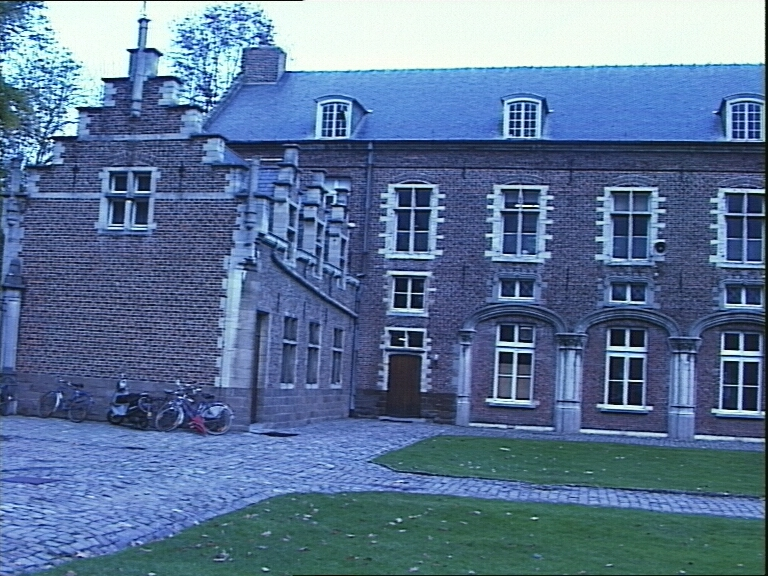
%> input picture data/castlejpg/castle.000.jpg, 768 x 576 px; its folder holds 4 pictures in this run
$ octave LKTrackShow.m   (GNU Octave 9; MATLAB toolbox functions it lacks are replaced by stand-ins)
%> lines starting %> are read from the running program, lines starting %| are printed output that depends on the picture
% show the usage of LKTrackWrapper
clear
close all

%% image sequences
%{,
fn = '../data/castlejpg/castle.%03d.jpg';
% fn = 'data\\hotel\\hotel.seq%d.png';
imgNum = 27;
img = imread(sprintf(fn,0));
%> img is the input picture: size 576x768x3 uint8; mean R, G, B 91.3, 116.7, 151.1
[M N C] = size(img);
%> M = 576; N = 768; C = 3
imgseq = zeros(M,N,imgNum);
for p = 1:imgNum
	img1 = im2double(imread(sprintf(fn,p)));
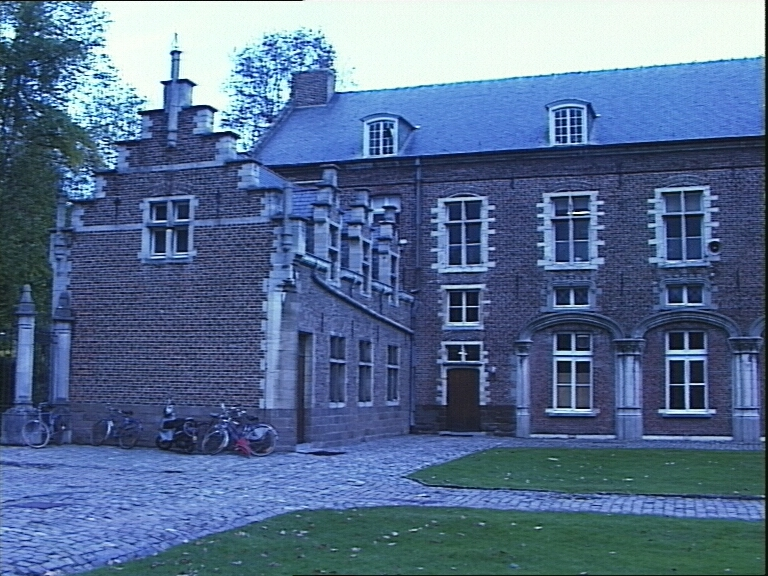
%> input picture data/castlejpg/castle.001.jpg, 768 x 576 px
	if C == 3, img1 = rgb2gray(img1); end
%> after `img1 = rgb2gray(img1)`:
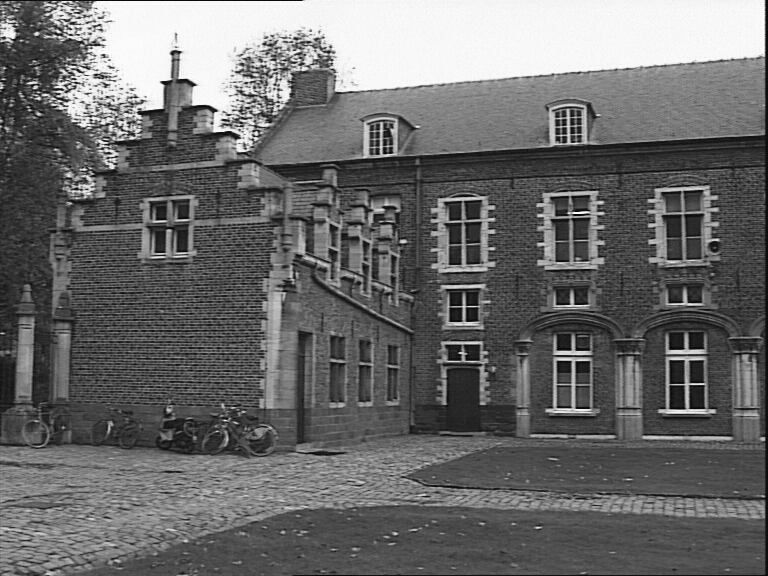
%> img1: size 576x768 double; min 0.0085, max 0.996, mean 0.422
	imgseq(:,:,p) = img1;
end
%> pass 2 of the loop `for p = 1:imgNum`:
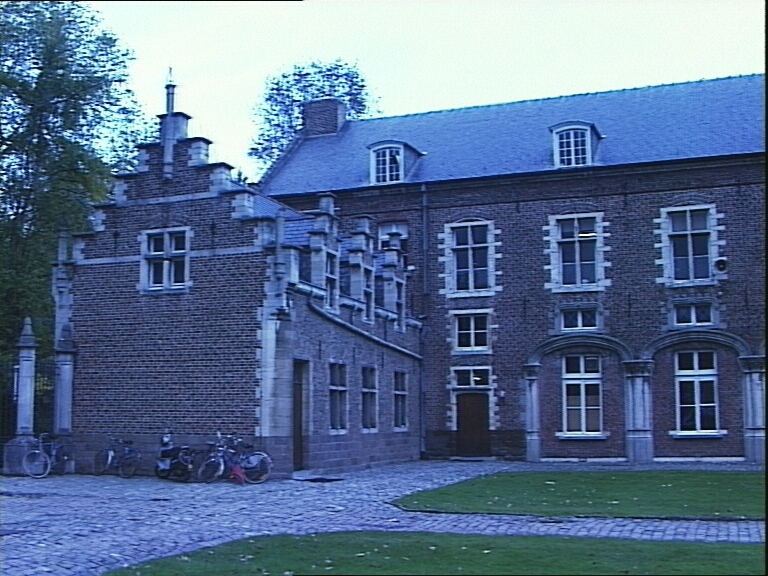
%> input picture data/castlejpg/castle.002.jpg, 768 x 576 px
%> `img1 = rgb2gray(img1)`:
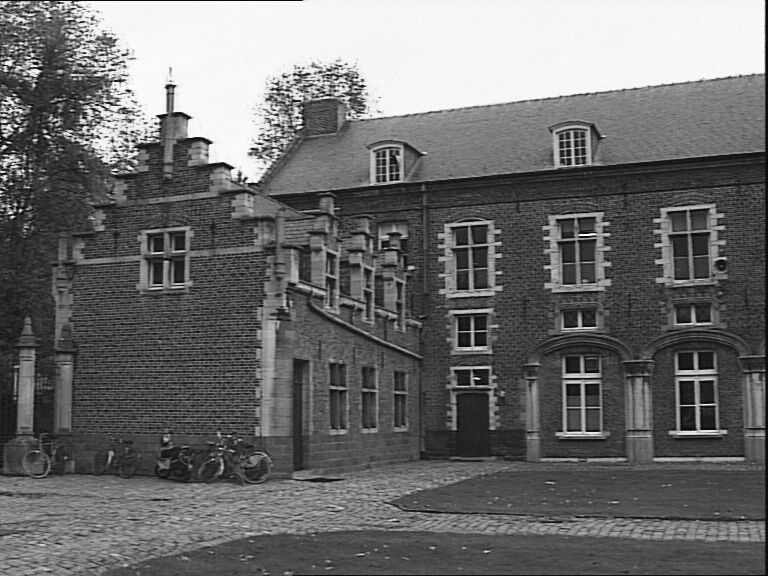
%> img1: size 576x768 double; min 0.0145, max 0.997, mean 0.43
%> pass 3 of the loop `for p = 1:imgNum`:
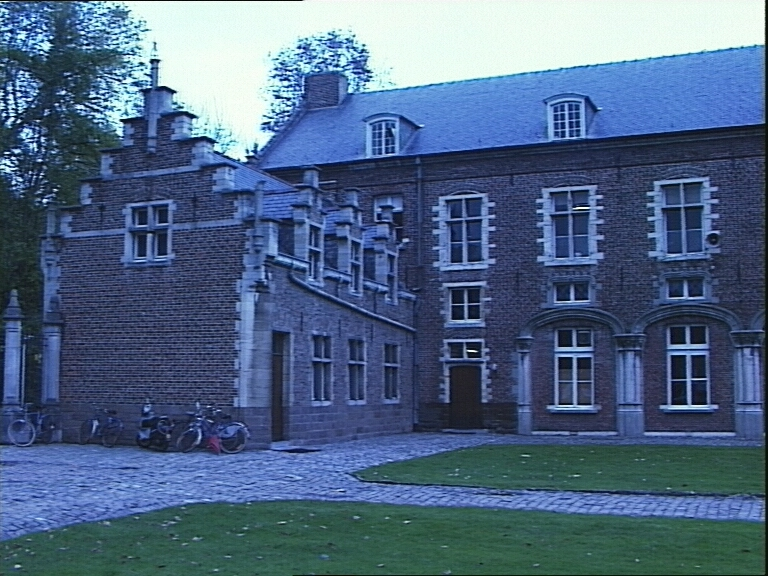
%> input picture data/castlejpg/castle.003.jpg, 768 x 576 px
%> `img1 = rgb2gray(img1)`:
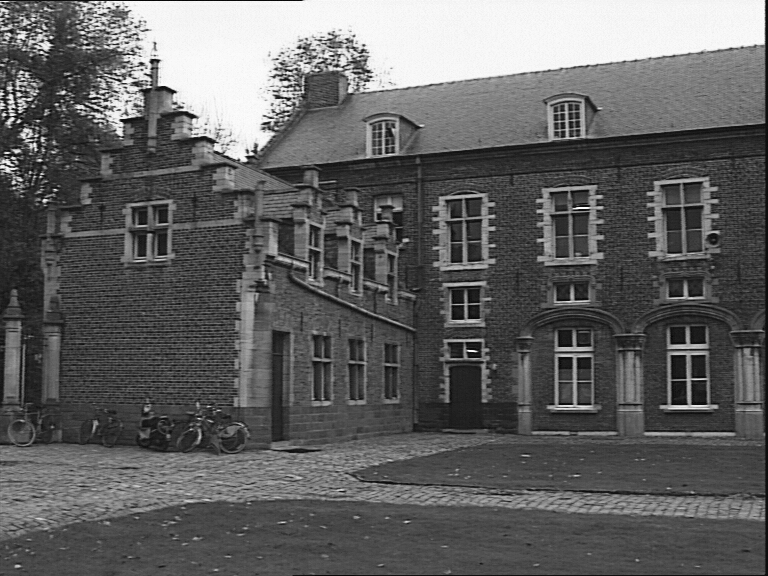
%> img1: size 576x768 double; min 0.012, max 0.995, mean 0.386
%> (the run ends here)
